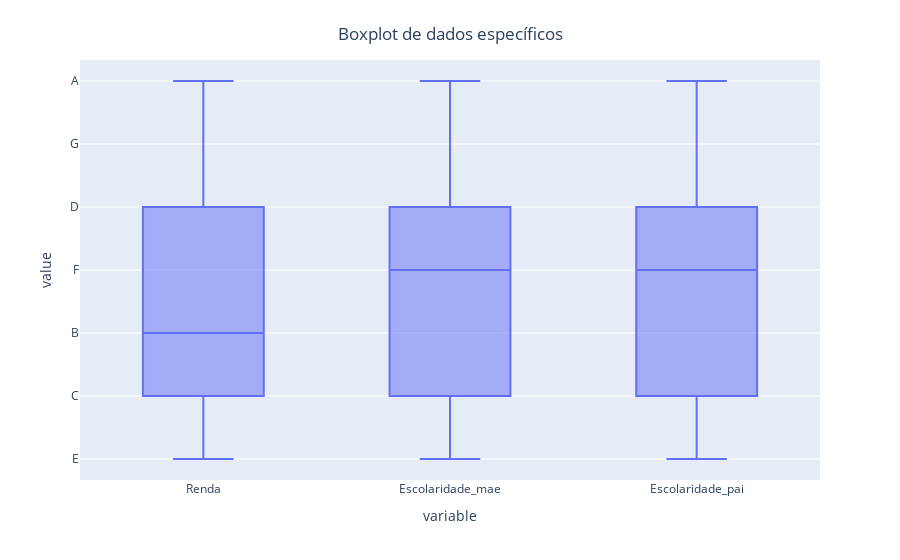

Notebook cell for this chart:
### Code cell
grafico = dados_explorados.columns.drop('Nota_geral')

fig = px.box(dados_explorados, y=grafico)

for i, coluna in enumerate(grafico):
    fig.update_layout(title=f'Boxplot de dados específicos', title_x=0.5, title_y=0.95)

fig.show()

### Figure 1 — Plotly figure (JSON) as saved in the notebook; plotly's stock layout.template omitted (floating-point values rounded to 4 significant figures; data arrays with more than 128 entries replaced by an {"elided": "..."} marker saying what was removed)
{"data": [{"alignmentgroup": "True", "hovertemplate": "variable=%{x}<br>value=%{y}<extra></extra>", "legendgroup": "", "marker": {"color": "#636efa"}, "name": "", "notched": false, "offsetgroup": "", "orientation": "v", "showlegend": false, "type": "box", "x": {"elided": "1821 str values"}, "x0": " ", "xaxis": "x", "y": {"elided": "1821 str values"}, "y0": " ", "yaxis": "y"}], "layout": {"boxmode": "group", "legend": {"tracegroupgap": 0}, "margin": {"t": 60}, "title": {"text": "Boxplot de dados específicos", "x": 0.5, "y": 0.95}, "xaxis": {"anchor": "y", "domain": [0, 1], "title": {"text": "variable"}}, "yaxis": {"anchor": "x", "domain": [0, 1], "title": {"text": "value"}}}}
